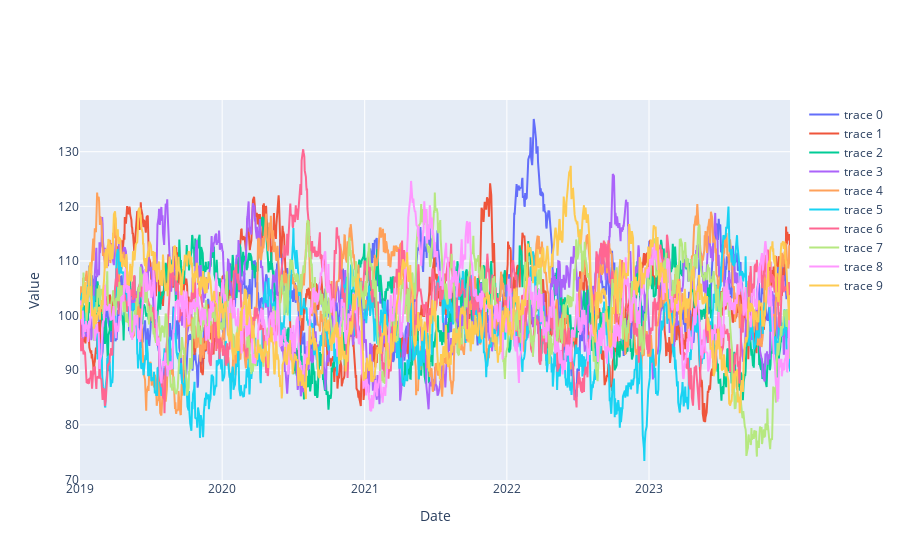

The cell this chart's notebook holds for it:
### Markdown cell above
#  Simulate data

### Code cell
mu=100
sigma = 30
train, test = dat.build_simulated_train_test(N=10,mu=mu,sigma=sigma)
u.plot_plotly_multiple(train)

### Figure 1 — Plotly figure (JSON) as saved in the notebook; plotly's stock layout.template omitted (floating-point values rounded to 4 significant figures; data arrays with more than 128 entries replaced by an {"elided": "..."} marker saying what was removed)
{"data": [{"mode": "lines", "type": "scatter", "x": {"elided": "1304 str values"}, "y": {"elided": "1304 float values"}}, {"mode": "lines", "type": "scatter", "x": {"elided": "1304 str values"}, "y": {"elided": "1304 float values"}}, {"mode": "lines", "type": "scatter", "x": {"elided": "1304 str values"}, "y": {"elided": "1304 float values"}}, {"mode": "lines", "type": "scatter", "x": {"elided": "1304 str values"}, "y": {"elided": "1304 float values"}}, {"mode": "lines", "type": "scatter", "x": {"elided": "1304 str values"}, "y": {"elided": "1304 float values"}}, {"mode": "lines", "type": "scatter", "x": {"elided": "1304 str values"}, "y": {"elided": "1304 float values"}}, {"mode": "lines", "type": "scatter", "x": {"elided": "1304 str values"}, "y": {"elided": "1304 float values"}}, {"mode": "lines", "type": "scatter", "x": {"elided": "1304 str values"}, "y": {"elided": "1304 float values"}}, {"mode": "lines", "type": "scatter", "x": {"elided": "1304 str values"}, "y": {"elided": "1304 float values"}}, {"mode": "lines", "type": "scatter", "x": {"elided": "1304 str values"}, "y": {"elided": "1304 float values"}}], "layout": {"xaxis": {"title": {"text": "Date"}}, "yaxis": {"title": {"text": "Value"}}}}
